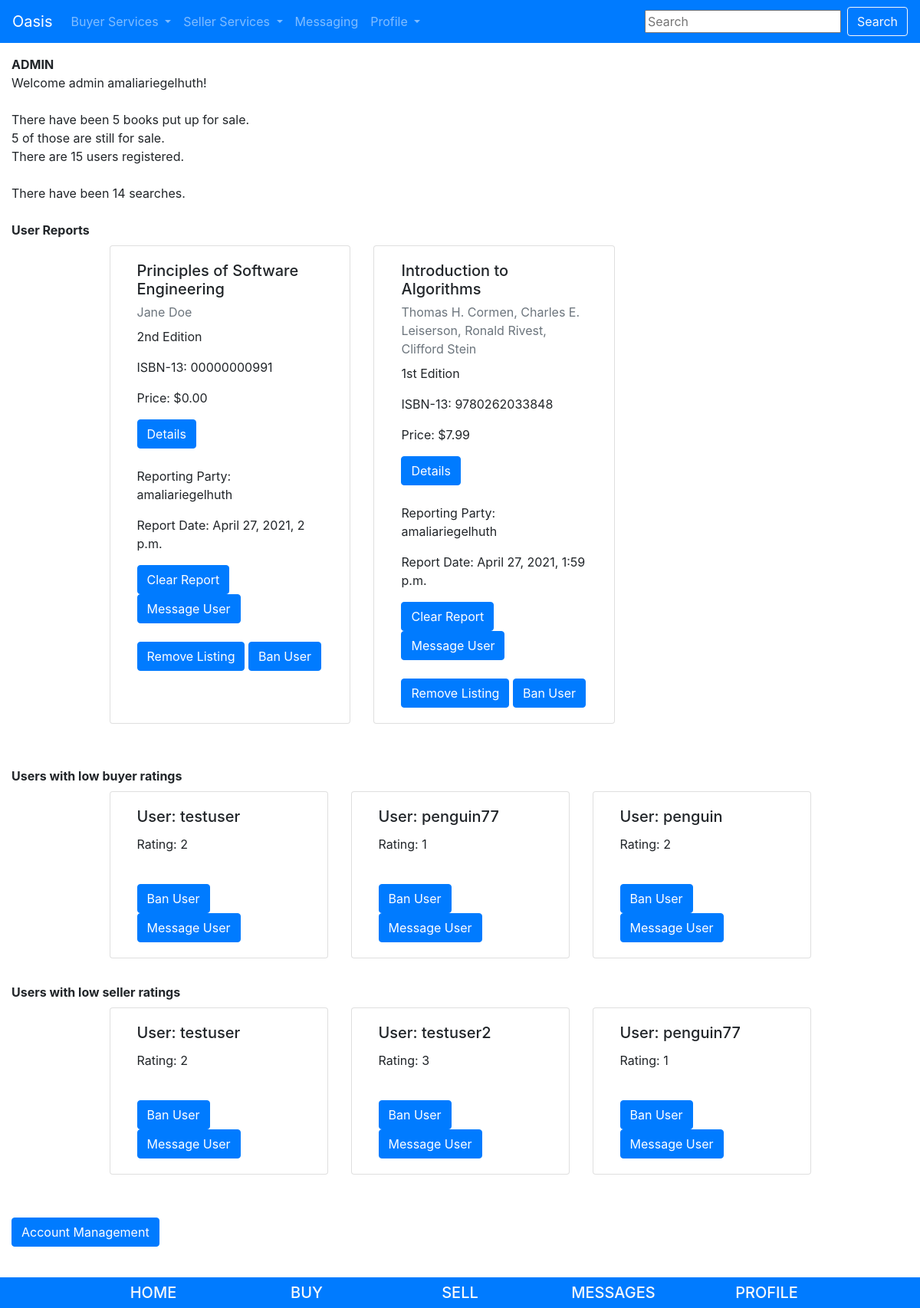
The page /pages/admin/ (signed in) on the database as committed earlier.
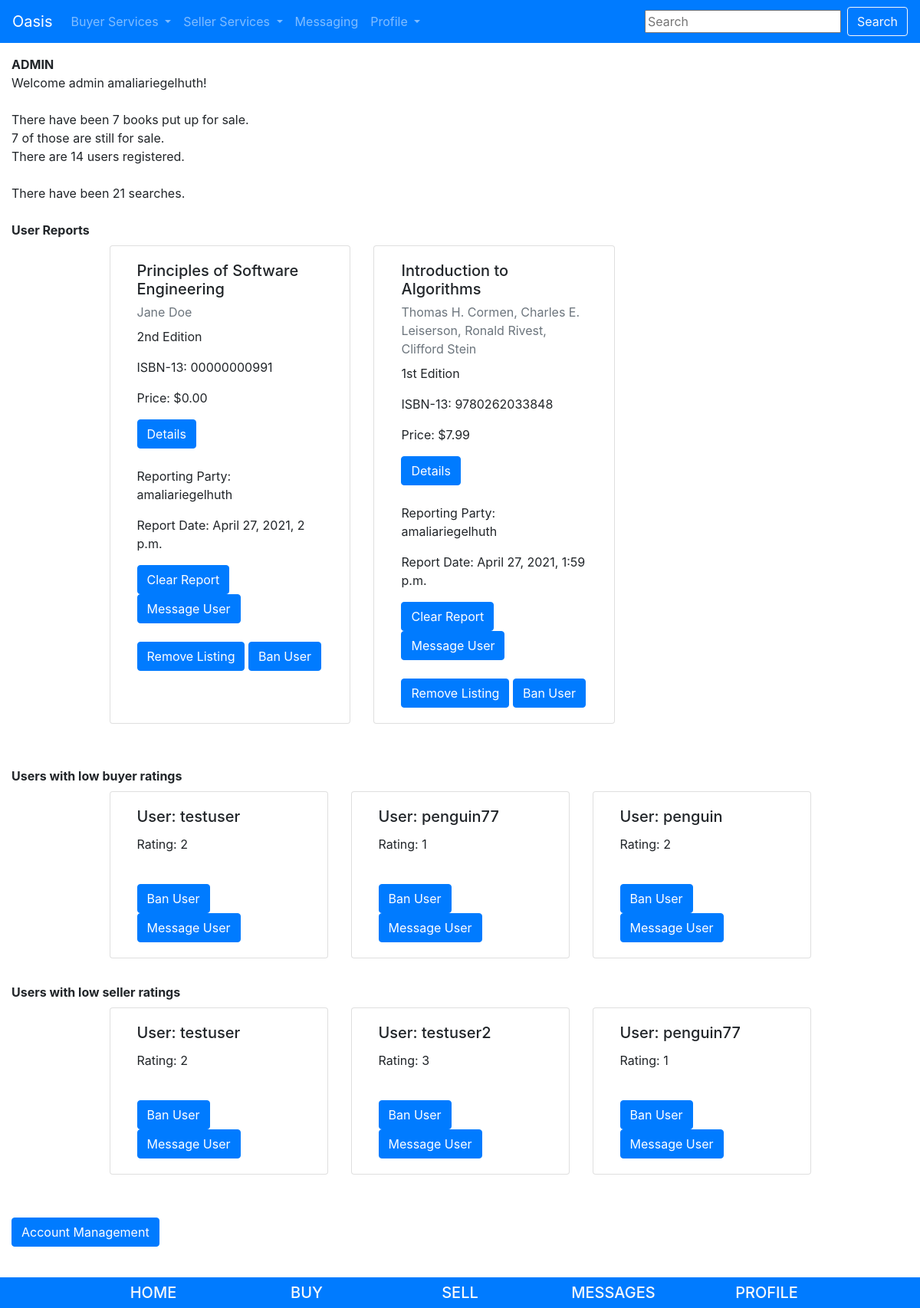
The same page on the database as committed later.
### pages/models.py (models this page shows)
class NumSearch(models.Model):
    count = models.IntegerField(default=0)

### pages/views.py (the view)
# urls.py: path('admin/', admin.site.urls),
def admin(request):
    num_books = Book.objects.all().count()
    num_listings = Listing.objects.all().count()
    listings = Listing.objects.all()
    item = []
    item = listings.exclude(report = None)
    low_buyer = Profile.objects.all().exclude(buyer_rating = 5)
    low_buyer = low_buyer.exclude(buyer_rating = 4)
    low_buyer = low_buyer.exclude(buyer_rating = 3)
    low_seller = Profile.objects.all().exclude(seller_rating = 5)
    low_seller = low_seller.exclude(seller_rating = 4)
    low_seller = low_seller.exclude(seller_rating = 3)
    vars = {
        'num_books':num_books,
		'num_listings':num_listings,
		'num_users':User.objects.all().count(),
        'report':item,
        'searches':NumSearch.objects.all(),
        'low_buyer':low_buyer,
        'low_seller':low_seller,
    }
    return render(request, 'admin_view.html', context=vars)

### cart/context_processors.py (called while the page is built)
def cart(request):
     return {'cart': Cart(request)}

### pages/models.py (called while the page is built)
    def get_absolute_url(self):
        return reverse('listings-detail', args=[str(self.id)])

### pages/templates/admin_view.html (shortened to what this page needs)
{% extends 'base.html' %}
{%block content%}
{% if user.is_admin or user.is_superuser %}
	<strong>ADMIN</strong>
	<br/>
	Welcome admin {{user.username}}!
	<br/>
	<br/>
	There have been {{ num_books }} books put up for sale.
	<br/>
	{{num_listings}} of those are still for sale.
	<br/>
	There are {{num_users}} users registered.
	<br/>
	<br/>
	{% for num in searches %}
		There have been {{num.count}} searches.
	{% endfor %}
	<br/>
	<br/>
	<strong>User Reports</strong>
	<br/>
	<div class="card-deck col-lg-10 col-sm-12 py-2 mx-auto">
		{% for object in report %}
			<div class="card col-sm-4 rounded">
			<div class="card-body">
				<h5 class="card-title"> {{ object.book.title }}</h5>
				<p class="card-subtitle mb-2 text-muted"> {{ object.book.author }}</p>
				<p class="card-text">{{ object.book.edition }} Edition</p>
				<p class="card-text">ISBN-13: {{ object.book.isbn }}</p>
				<p class="card-text">Price: ${{ object.price}}</p>
				<a href="{{ object.get_absolute_url }}" class="btn btn-primary">Details</a>
				<br/>
				<br/>
				<p class="card-text">Reporting Party: {{object.report.sent_by}}</p>
				<p class="card-text">Report Date: {{object.report.date_reported}}</p>
				<a href="{% url 'clearlisting' object.id %}" class="btn btn-primary">Clear Report</a>
				<a href="{% url 'newuserconversation' object.user.id %}" class="btn btn-primary">Message User</a>
				<br/>
				<br/>
				<a href="{% url 'removelisting' object.id %}" class="btn btn-primary">Remove Listing</a>
				<a href="{% url 'ban_user' object.user.id %}" class="btn btn-primary">Ban User</a>
			</div>
		</div>
		<br/>
	{% endfor %}
	</div>
	<br/>
	<br/>
	<strong>Users with low buyer ratings</strong>
	<br/>
	<div class="card-deck col-lg-10 col-sm-12 py-2 mx-auto">
	{% for users in low_buyer %}
		<div class="card col-sm-4 rounded">
			<div class="card-body">
				<h5 class="card-title">User:  {{ users.user }}</h5>
				<p class="card-text">Rating: {{ users.buyer_rating }}</p>
				<br/>
				<a href="{% url 'ban_user' users.user.id %}" class="btn btn-primary">Ban User</a>
				<a href="{% url 'newuserconversation' users.user.id %}" class="btn btn-primary">Message User</a>
			</div>
		</div>
		<br/>
	{% endfor %}
	</div>
	<br/>
	<strong>Users with low seller ratings</strong>
	<br/>
	<div class="card-deck col-lg-10 col-sm-12 py-2 mx-auto">
	{% for users in low_seller %}
		<div class="card col-sm-4 rounded">
			<div class="card-body">
				<h5 class="card-title">User:  {{ users.user }}</h5>
				<p class="card-text">Rating: {{ users.buyer_rating }}</p>
				<br/>
				<a href="{% url 'ban_user' users.user.id %}" class="btn btn-primary">Ban User</a>
				<a href="{% url 'newuserconversation' users.user.id %}" class="btn btn-primary">Message User</a>
			</div>
		</div>
		<br/>
	{% endfor %}
	</div>
	<br/>
	<br/>
	<a class="btn btn-primary" href="{% url 'admin:index' %}">Account Management</a>
	<br/>
	<br/>
{% endif %}
{%endblock%}

Rows that differ between the two databases and show on the page:
changed NumSearch: count "14" → "21"
Other text that changed with them:
{{ num_books }}: "5" → "7"
{{ num_listings }}: "5" → "7"
{{ num_users }}: "15" → "14"
